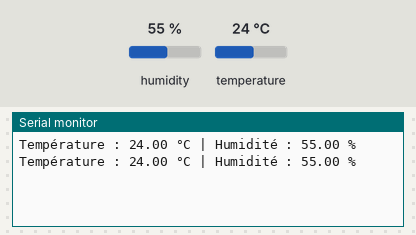
A sketch run on a simulated Arduino Uno, built with avr-gcc and run on an emulated ATmega328P. On the bench: the last lines printed to the serial monitor. The test bench sets the inputs (shaded band); at power-on: humidity 55 %, temperature 24 °C.

Above: at 2.8 s.
2.9 s: humidity set to 22 %
At 4.6 s:
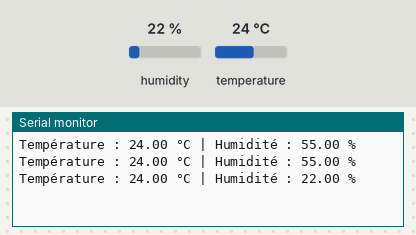
5.6 s: temperature set to 12 °C
At 7.1 s:
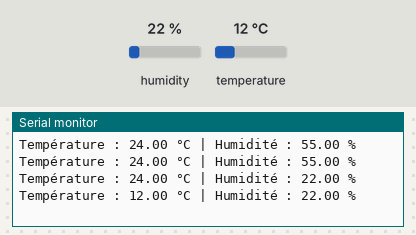
8.3 s: humidity set to 40 %
At 10.7 s:
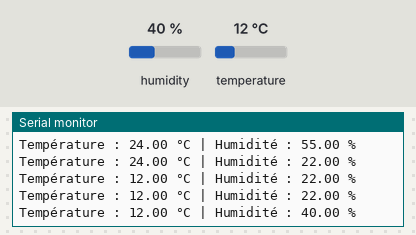
Timing chart, 0 to 12.2 s (numbered marks = the images above; inputs shaded):
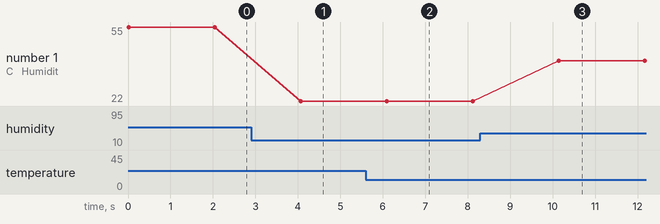

Measured:
- after the input at 2.9 s, the serial monitor: prints a new line after 1.2 s (image 1)
- after the input at 5.6 s, the serial monitor: prints a new line after 0.50 s (image 2)
- after the input at 8.3 s, the serial monitor: prints a new line after 1.8 s (image 3)
- plotted number 1: 55 → 22 after the input at 2.9 s, 22 → 40 after the input at 8.3 s

The sketch:

temperature_sensor.ino
```cpp
#include "DHT.h"

#define DHTPIN 14
#define DHTTYPE DHT11

DHT dht(DHTPIN, DHTTYPE);

void setup() {
  Serial.begin(115200);
  dht.begin();
}

void loop() {
  float humidite = dht.readHumidity();
  float temperature = dht.readTemperature();

  if (isnan(humidite) || isnan(temperature)) {
    Serial.println("Erreur de lecture capteur DHT11 !");
  } else {
    Serial.print("Température : ");
    Serial.print(temperature);
    Serial.print(" °C | Humidité : ");
    Serial.print(humidite);
    Serial.println(" %");
  }
  delay(2000);
}
```
